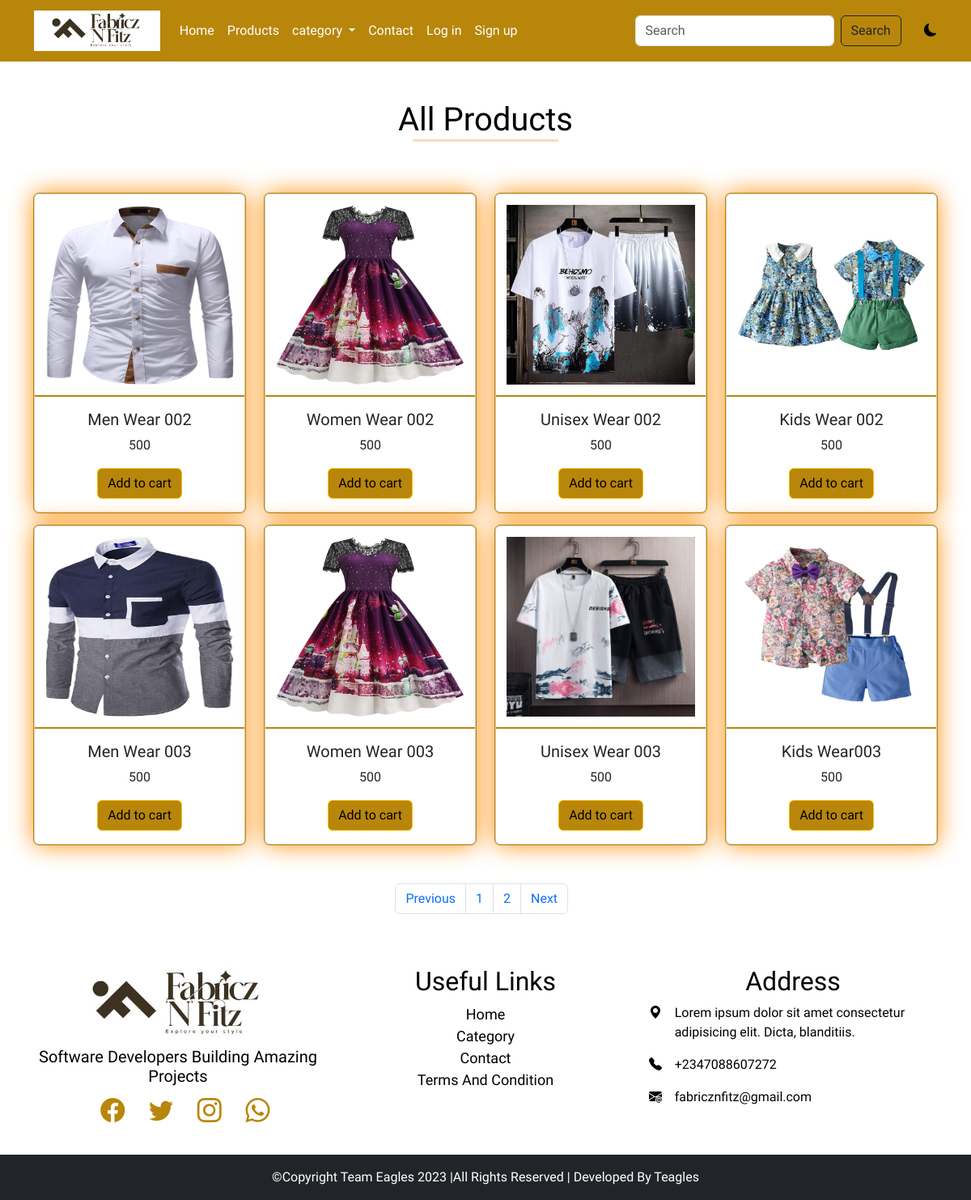
Page /products?page=2 on the committed database.
### main/models.py (models this page shows, shortened)
class AppInfo(models.Model):
 appname = models.CharField(max_length=50)
 logo =  models.ImageField(upload_to='logo')
 banner = models.ImageField(upload_to='banner')
 carousel1 = models.ImageField(upload_to='carousel')
 carousel2 = models.ImageField(upload_to='carouse2')
 carousel3 = models.ImageField(upload_to='carouse3')

class Product(models.Model):
   type = models.ForeignKey(Category, on_delete=models.CASCADE)
   name = models.CharField(max_length=50)
   slug = models.SlugField(unique=True)
   img = models.ImageField(upload_to='product')
   price = models.IntegerField()
   description = models.TextField()
   size = models.CharField(max_length=50, blank=True, null=True)
   popular = models.BooleanField(default=False)
   featured = models.BooleanField(default=False)
   uploaded = models.DateTimeField(auto_now_add=True)

### main/views.py (the view)
# urls.py: path('products', views.product, name= 'products'),
def product(request):
    prod = Product.objects.all()
    p = Paginator(prod, 8)
    page = request.GET.get('page')
    pagin = p.get_page(page)
    context = {
        'pagin': pagin
    }
    return render(request, 'products.html', context)

### main/context_processor.py (called while the page is built)
def feature(request):
   info = AppInfo.objects.get(pk=1)
   categ = Category.objects.all()
   context = {
     'info' :info,
     'categ' : categ,
    }
   return context

def cartcount(request):
   cart = Cart.objects.filter(user__username = request.user.username, paid=False)
   itemcount = 0
   for item in cart:
      itemcount += item.quantity
   context ={
      'itemcount':itemcount
    }
   return context

### main/templates/products.html (shortened to what this page needs)
{% extends 'base.html' %}
{% block header %} {% include 'header.html' %} {% endblock header %}
{% block content %}
<div class="container mb-5 mt-5">
  <h1 class="text-center text-capitalize mb-5 title">all products</h1>
  <div class="row">
    {% for item in pagin %}
    <div class="col-12 col-md-6 col-lg-3 mt-3">
      <div class="card popcard">
       <a href="{% url 'detail' item.id item.slug %}"><img src="{{item.img.url}}" class="card-img-top" alt="..."></a>
        <div class="card-body">
          <h5 class="card-title text-capitalize text-center">{{item.name}}</h5>
          <P class="card-text text-center">{{item.price}}</P>
          <form action="{% url 'add_to_cart' %}" method="POST">
          <button class="btn btn-warning">Add to cart</button>
          </form>
        </div>
      </div>
    </div>
    {% endfor %}
  </div>
  <div class="paginate mt-5">
    <nav aria-label="Page navigation example">
      <ul class="pagination">
        {% if pagin.has_previous %}
        <li class="page-item"><a class="page-link" href="?page-{{pagin.previous_page_number}}">Previous</a></li>
        {% else %}
        <li class="page-item"><a class="page-link" href="?page-1">Previous</a></li>
        {% endif %}
        {% for item in pagin.paginator.page_range %}
        {% if pagin.number == item %}
        <li class="page-item"><a class="page-link" href="#">{{item}}</a></li>
        {% else %}
        <li class="page-item"><a class="page-link" href="?page={{item}}">{{item}}</a></li>
        {% endif %}
        {% endfor %}
          {% if pagin.has_next %}
          <li class="page-item"><a class="page-link" href="?page={{pagin.next_page_number}}">Next</a></li>
          {% else %}
          <li class="page-item"><a class="page-link" href="?page={{pagin.paginator.num_pages}}">Next</a></li>
          {% endif %}
      </ul>
    </nav>
  </div>
</div>
{% endblock content %}
{% block footer %} {% include 'footer.html' %} {% endblock footer %}

### main/templates/header.html (shortened to what this page needs)
<nav class="navbar navbar-expand-lg sticky-top">
  <div class="container">
   <a class="navbar-brand" href="#"><img src="{{info.logo.url}}" alt="" height="50px"></a>
    <div class="collapse navbar-collapse" id="navbarSupportedContent">
      <ul class="navbar-nav me-auto mb-2 mb-lg-0">
      {% if user.is_authenticated %}
      <li class="nav-item">
          <a class="nav-link" aria-current="page" href="{% url 'home' %}">Home</a>
      </li>
      <li class="nav-item">
        <a class="nav-link" href="{% url 'products' %}">Products</a>
      </li>
            <li class="nav-item dropdown">
            <a class="nav-link dropdown-toggle" href="#" role="button" data-bs-toggle="dropdown" aria-expanded="false">
              category
            </a>
            <ul class="dropdown-menu">
              {% for item in categ  %}
              <li><a class="dropdown-item" href="{% url 'category' item.id %}">{{item.name|title}}</a></li>
              {% endfor %}
            </ul>
        </li>
        <li class="nav-item">
          <a class="nav-link" href="{% url 'contact' %}">Contact</a>
      </li>
      <li class="nav-item">
        <a class="nav-link" href="{% url 'cart' %}">
          <div class="wrapper">
            <i class="bi bi-cart4"></i>
            <span class="badge">{{itemcount}}</span>
          </div>
        </a>
    </li>
     <li class="nav-item dropdown">
        <a class="nav-link dropdown-toggle" href="#" role="button" data-bs-toggle="dropdown" aria-expanded="false">
          {% if user.customer %}
           <img src="{{user.customer.pix.url}}" style="height: 30px" alt=""><span>Hi {{user.username}}</span>
          {% endif %}
        </a>
        <ul class="dropdown-menu">
            <li><a class="dropdown-item" href="{% url 'profile' %}">Profile</a></li>
            <li><a class="dropdown-item" href="{% url 'signout' %}">Logout</a></li>
        </ul>
    </li>
          {% else %}
          <li class="nav-item">
            <a class="nav-link" aria-current="page" href="{% url 'home' %}">Home</a>
            </li>
            <li class="nav-item">
              <a class="nav-link" href="{% url 'products' %}">Products</a>
              </li>
              <li class="nav-item dropdown">
              <a class="nav-link dropdown-toggle" href="#" role="button" data-bs-toggle="dropdown" aria-expanded="false">
                category
              </a>
          </li>
          <li class="nav-item">
            <a class="nav-link" href="{% url 'contact' %}">Contact</a>
        </li>
        <li class="nav-item">
          <a class="nav-link" href="{% url 'signin' %}">Log in</a>
      </li>
      <li class="nav-item">
          <a class="nav-link" href="{% url 'signup' %}">Sign up</a>
      </li>
          {% endif %}
        </ul>
  <form action="{% url 'search' %}" method="POST" class="d-flex" role="search">
     <input class="form-control me-2" name="item" type="search" placeholder="Search" aria-label="Search">
     <button type="submit" class="btn btn-outline-dark" type="submit">Search</button>
  </form>
  <div class="david">
    <i class="bi bi-moon-fill"></i>
  </div>
  </div>
</div>
</nav>

### main/static/css/style.css (style rules this page uses)
* { padding: 0%; margin: 0%; box-sizing: border-box; }
.navbar { background-color: darkgoldenrod; }
.navbar-nav a { color: white; }
.david { margin-left: 3%; cursor: pointer; }
:root { --bg: white; --icon: black; --text: black; }
body { background: var(--bg) !important; color: var(--text) !important; overflow-y: hidden; font-family: 'Alkatra', cursive !important; }
.card-body { color: var(--card) !important; }
.popcard { text-align: center; outline: 1px solid darkgoldenrod; box-shadow: 0px 0px 30px darkorange; transition: 1s; cursor: pointer; }
.popcard img { height: 250px; border-bottom: 2px solid darkgoldenrod; padding: 5%; }
.popcard button { background-color: darkgoldenrod; }
.title::after { content: ''; display: block; width: 180px; height: 3px; background-color: peachpuff; margin-left: auto; margin-right: auto; }
.paginate { margin-left: 40% }

### rows in the picture
AppInfo: logo (picture)
Product: img (picture), name "Men Wear 002", price "500"
Product: img (picture), name "Women Wear 002", price "500"
Product: img (picture), name "Unisex Wear 002", price "500"
Product: img (picture), name "Kids Wear 002", price "500"
Product: img (picture), name "Men Wear 003", price "500"
Product: img (picture), name "Women Wear 003", price "500"
Product: img (picture), name "Unisex Wear 003", price "500"
Product: img (picture), name "Kids Wear003", price "500"

### other values in the picture
{{ item }} "1"
{{ item }} "2"
